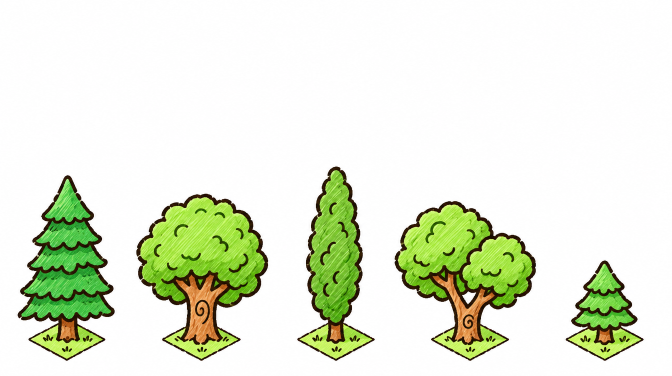
#> input picture ArtGen/Home/trees/tree_sheet_1.png, 1344 x 752 px (shown at 1/2 size)
$ python pack_trees.py
#> lines starting #> are read from the running program, lines starting #| are printed output that depends on the picture
### ArtGen/Home/foot_strip.py
# Gọt thoi cỏ nền có viền dưới chân hình (cây, công trình) cho hình hoà vào đất bên dưới (người dùng dặn 2026-11-18).
# Dùng chung cho trees/pack_trees.py và import_home.py. Hàm chính: strip_foot(img, bottom) trên ảnh RGBA đã tách nền trắng,
# giữ nguyên khung ảnh để điểm neo không đổi.


def is_fill(p):
    # nền thoi cỏ: xanh vàng nhạt (khoảng 190, 238, 96); bụi, tán cây xanh đậm hơn (R < 165)
    r, g, b_ = p[:3]
    return r >= 165 and g >= 215 and b_ <= 150 and g - b_ >= 80 and g - r >= 25  # g > r: không lẫn tường kem, gỗ sáng


def is_dark(p):
    return max(p[:3]) < 110


# [7 lines left out: function is_body, not called in this run]


def components(px, w, h, y0, pts):
    """Các khối liền (8 hướng) của điểm còn màu trong tập pts."""
    seen, out = set(), []
    for start in pts:
        if start in seen or px[start][3] == 0:
            continue
        comp, st = [], [start]
        seen.add(start)
        while st:
            c = st.pop()
            comp.append(c)
            for dx, dy in ((1, 0), (-1, 0), (0, 1), (0, -1), (1, 1), (-1, -1), (1, -1), (-1, 1)):
                q = (c[0] + dx, c[1] + dy)
                if 0 <= q[0] < w and y0 <= q[1] < h and q not in seen and px[q][3] > 0:
                    seen.add(q)
                    st.append(q)
        out.append(comp)
    return out


def measure_diamond(img, bottom):
    """Đo thoi cỏ dưới chân: từ mũi dưới đi lên, bề ngang thoi tăng đều (khoảng 3,5 tới 4 px mỗi hàng) cho tới mũi trái, phải rồi
    thôi tăng. Hàng mũi là chỗ bề ngang lớn nhất ngay trước khi thôi tăng. Trả (giữa x, hàng mũi, bề ngang)."""
    a = img.split()[3].load()
    w, _ = img.size
    def width(y):
        xs = [x for x in range(w) if a[x, y] > 0]
        return (min(xs), max(xs)) if xs else (0, -1)
    rows = [width(bottom - v) for v in range(0, min(bottom, 200))]
    W = [r - l for l, r in rows]
    v = 6
    while v + 4 < len(W) and W[v + 4] - W[v] >= 4:
        v += 1
    v = max(range(max(0, v - 2), min(len(W), v + 5)), key=lambda k: W[k])
    l, r = rows[v]
    return (l + r) / 2, bottom - v, r - l


def strip_foot(img, bx, bottom, foot, inner=0.0):
    """Bỏ nền thoi cỏ có viền dưới chân (người dùng dặn 2026-11-18: cây phải hoà vào đất bên dưới). Giữ khung ảnh để điểm neo không đổi.
    1. xoá màu nền thoi và quầng nhạt trong thoi;
    2. khối rời trong thoi: túm cỏ (ngả xanh) giữ, nét viền đứt (nâu sẫm) xoá;
    3. nét viền dính vào vật (bụi, đá phủ lên mép thoi): ở dải mép, điểm không phải màu thân vật và quanh 3 px không có màu thân vật thì xoá."""
    w, h = img.size
    px = img.load()
    bx, cy, foot = measure_diamond(img, bottom)
    hw, hh = foot / 2 + 3, (bottom - cy) + 3  # thoi vẽ tay hơi cao hơn 2:1 (0,54 tới 0,59)
    dia = lambda x, y: abs(x - bx) / hw + abs(y - cy) / hh  # 1 = mép ngoài thoi; viền vẽ tay dày, lệch tới khoảng 1,15
    y0 = max(0, int(cy - hh * 1.3))
    pts = [(x, y) for y in range(y0, h) for x in range(w) if px[x, y][3] > 0 and dia(x, y) <= 1.22]
    # nền thoi có nét chì xanh đậm hơn, trùng màu rêu, lá dương xỉ: không lọc theo màu mà loang từ nền ở nửa trước của thoi qua các
    # điểm xanh vàng liền nhau (lá, rêu có viền sẫm riêng nên loang không lọt vào); quầng nhạt sát nền cũng xoá
    # màu nền thoi: nền sáng (R >= 172) và nét chì xanh của nền (B <= 72); bụi (R 128-160, B 80-112) không lọt
    lime = lambda p: p[1] - p[0] >= 25 and ((p[0] >= 172 and p[1] >= 220 and p[1] - p[2] >= 80) or (p[2] <= 72 and p[1] >= 190 and p[0] >= 128))
    ptset = set(pts)
    seeds = [q for q in pts if q[1] > cy and is_fill(px[q])]  # nửa trước thoi: nền lộ ra trước vật; nửa sau loang tới qua quanh gốc
    seen = set(seeds)
    st = list(seeds)
    while st:
        c = st.pop()
        for dx, dy in ((1, 0), (-1, 0), (0, 1), (0, -1)):
            q = (c[0] + dx, c[1] + dy)
            if q in ptset and q not in seen and dia(*q) >= inner and lime(px[q]):
                seen.add(q)
                st.append(q)
    for q in seen:
        px[q] = (0, 0, 0, 0)
    pts = [q for q in pts if px[q][3] > 0]
    # màu thân vật thật (vùng dày, không phải dải pha màu một hai px dọc nét viền)
    body0 = {q for q in pts if px[q][3] > 0 and not is_dark(px[q]) and not is_fill(px[q])}  # mọi màu không sẫm (tường, mái, gỗ, lá, đá)
    body = {(x, y) for (x, y) in body0 if sum((x + dx, y + dy) in body0 for dx in range(-2, 3) for dy in range(-2, 3)) >= 12}
    # nét viền thoi: ở dải mép, điểm không thuộc thân vật và quanh 3 px không có thân vật thì xoá (viền của vật luôn sát thân vật)
    for (x, y) in pts:
        if px[x, y][3] == 0 or dia(x, y) < 0.8 or (x, y) in body:
            continue
        if not any((x + dx, y + dy) in body for dx in range(-3, 4) for dy in range(-3, 4)):
            px[x, y] = (0, 0, 0, 0)
    # khối rời còn lại trong thoi (khúc viền, vụn): giữ túm cỏ ngả xanh đủ lớn, còn lại xoá
    is_obj = lambda comp: any(y == y0 or dia(x, y) > 1.3 for x, y in comp)
    for comp in components(px, w, h, y0, [q for q in pts if px[q][3] > 0]):
        if is_obj(comp):
            continue
        n = len(comp)
        mr = sum(px[q][0] for q in comp) / n
        mg = sum(px[q][1] for q in comp) / n
        if mg - mr < 25 or n < 14:
            for q in comp:
                px[q] = (0, 0, 0, 0)
    return img

### ArtGen/Home/trees/pack_trees.py
# Cắt 15 món rời ở ba tờ cây (5 chỗ mỗi tờ, nền trắng), gộp vào một atlas để Unity vẽ chung một lượt:
# Assets/03 Art/Baked/Home/home_trees.png + home_trees.json (tên, khung x y w h tính từ góc trên trái, pivot ở gốc chân, bề ngang chân thoi cỏ,
# nhóm: tall / special / palm / small). Bỏ nền thoi cỏ có viền dưới chân (strip_foot) cho cây hoà vào đất. Chạy: py -3 -I pack_trees.py
import os, sys, json
sys.path.insert(0, os.path.dirname(os.path.dirname(os.path.abspath(__file__))))
from foot_strip import measure_diamond, strip_foot  # noqa: E402
from PIL import Image, ImageDraw

sys.stdout.reconfigure(encoding="utf-8")
HERE = os.path.dirname(os.path.abspath(__file__))
ROOT = os.path.abspath(os.path.join(HERE, "..", "..", ".."))
OUT = os.path.join(ROOT, "Assets", "03 Art", "Baked", "Home")  # Baked: ArtImporter không ép về một sprite
KEY = (255, 0, 255)
SHEETS = ["tree_sheet_1.png", "tree_sheet_2.png", "tree_sheet_3_nobase.png"]
NAMES = [
    [("pine", "tall"), ("oak", "tall"), ("cypress", "tall"), ("twin", "tall"), ("pine_young", "tall")],
    [("blossom", "special"), ("birch", "tall"), ("old", "special"), ("palm", "palm"), ("round", "tall")],
    [("bush", "small"), ("fern", "small"), ("rock", "small"), ("stump", "small"), ("log", "small")],
]


def cut(src, box, keep):
    reg = src.crop(box).convert("RGB")
    w, h = reg.size
    work = reg.copy()
    for xy in [(x, 0) for x in range(0, w, 12)] + [(x, h - 1) for x in range(0, w, 12)] + [(0, y) for y in range(0, h, 12)] + [(w - 1, y) for y in range(0, h, 12)]:
        if work.getpixel(xy) != KEY and sum(work.getpixel(xy)) > 690:
            ImageDraw.floodfill(work, xy, KEY, thresh=45)
    out = Image.new("RGBA", (w, h))
    wp, sp, op = work.load(), reg.load(), out.load()
    for y in range(h):
        for x in range(w):
            if wp[x, y] != KEY:
                op[x, y] = sp[x, y] + (255,)
    # vùng cắt rộng hơn cột để không xén tán: chỉ giữ các khối liền có giữa nằm trong cột (bỏ mẩu của món bên cạnh)
    lo, hi = keep
    seen = set()
    for y in range(h):
        for x in range(w):
            if op[x, y][3] == 0 or (x, y) in seen:
                continue
            comp, st = [], [(x, y)]
            seen.add((x, y))
            while st:
                c = st.pop()
                comp.append(c)
                for dx, dy in ((1, 0), (-1, 0), (0, 1), (0, -1)):
                    q = (c[0] + dx, c[1] + dy)
                    if 0 <= q[0] < w and 0 <= q[1] < h and q not in seen and op[q][3] > 0:
                        seen.add(q)
                        st.append(q)
            xs = [q[0] for q in comp]
            if not lo <= (min(xs) + max(xs)) / 2 < hi or len(comp) < 60:  # ngoài cột, hoặc chấm vụn
                for q in comp:
                    op[q] = (0, 0, 0, 0)
    bb = out.getbbox()
    return out.crop(bb)


items = []
for s, row in enumerate(NAMES):
    # tờ 3 (đồ nhỏ) gen lại không có thoi nền (small_props_nobase.txt, Magnific 2026-11-18): gọt thoi lá / rêu bị thủng
    src = Image.open(os.path.join(HERE, SHEETS[s]))
#> src is the input picture: PIL image 1344x752 RGB; mean R, G, B 227.7, 235.4, 214.9
    W, H = src.size
#> W = 1344; H = 752
    for k, (name, group) in enumerate(row):
        x0, x1 = int(k * W / 5), int((k + 1) * W / 5)
        pad = 70
        bx0 = max(0, x0 - pad)
        img = cut(src, (bx0, 0, min(W, x1 + pad), H), (x0 - bx0, x1 - bx0))
        a = img.split()[3].load()
        w, h = img.size
        bottom = max(y for y in range(h) for x in range(0, w, 2) if a[x, y] > 0)
        lo = [x for y in range(int(h * 0.82), h) for x in range(w) if a[x, y] > 0]
        bx = (min(lo) + max(lo)) / 2
        if group == "small":
            foot = img.size[0]  # không có thoi nền
        else:
            foot = round(measure_diamond(img, bottom)[2])
            img = strip_foot(img, bx, bottom, foot)
        items.append({"name": name, "group": group, "img": img, "pivot": [round(bx / w, 4), round(1 - (bottom + 1) / h, 4)], "foot": foot})
#> this loop made 5 passes
#> (bb in cut, bottom) on pass 1: ((35, 350, 230, 722), 371)
#> (x0, x1, bx0, bb in cut, bottom) on pass 2: (268, 537, 198, (74, 387, 339, 722), 334)
#> pass 1, in cut, `reg = src.crop(box).convert("RGB")`:
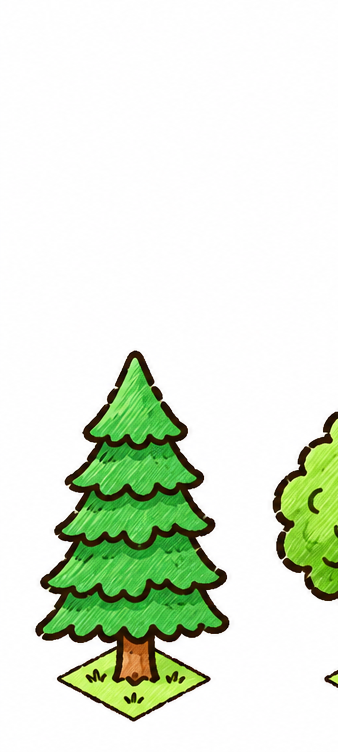
#> reg: PIL image 338x752 RGB; mean R, G, B 222, 233.6, 215.3
#> pass 1, `img = cut(src, (bx0, 0, min(W, x1 + pad), H), (x0 - bx0, x1 - bx0))`:
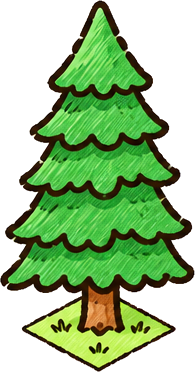
#> img: PIL image 195x372 RGBA; mean R, G, B, A 46, 82, 31.5, 144.2; transparent parts drawn white
#> pass 1, `img = strip_foot(img, bx, bottom, foot)`:
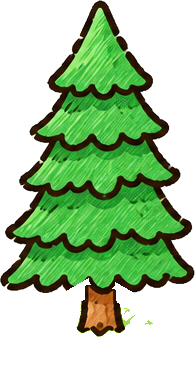
#> img: PIL image 195x372 RGBA; mean R, G, B, A 34.9, 69, 26.2, 125.1; transparent parts drawn white
#> after the loop:
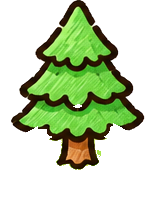
#> img: PIL image 157x201 RGBA; mean R, G, B, A 35.6, 52.5, 18.8, 95.5; transparent parts drawn white
#> pass 2 of the loop `for s, row in enumerate(NAMES):`:
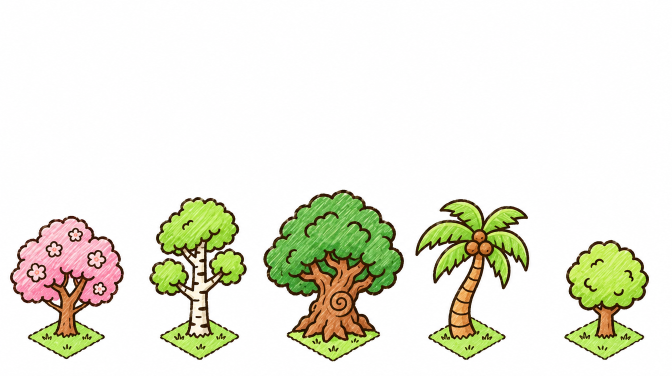
#> input picture ArtGen/Home/trees/tree_sheet_2.png, 1344 x 752 px (shown at 1/2 size)
#> src is the input picture: PIL image 1344x752 RGB; mean R, G, B 233.7, 234.5, 220.7
#> the loop `for k, (name, group) in enumerate(row):` made 5 passes
#> pass 1, in cut (call 6), `reg = src.crop(box).convert("RGB")`:
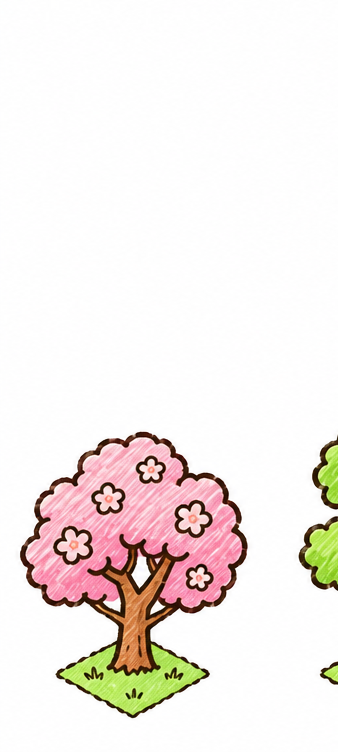
#> reg: PIL image 338x752 RGB; mean R, G, B 242.9, 235.8, 232.5
#> after the loop `for k, (name, group) in enumerate(row):`:
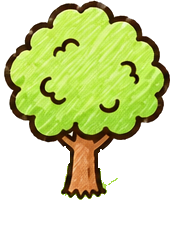
#> img: PIL image 170x241 RGBA; mean R, G, B, A 78.2, 87.1, 34.1, 123.4; transparent parts drawn white
#> pass 3 of the loop `for s, row in enumerate(NAMES):`:
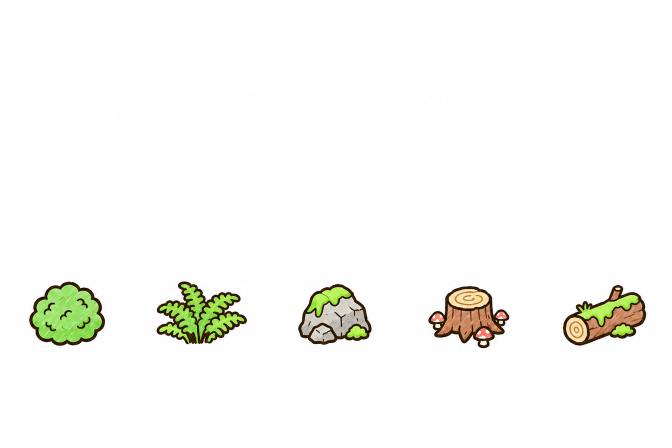
#> input picture ArtGen/Home/trees/tree_sheet_3_nobase.png, 1344 x 896 px (shown at 1/2 size)
#> src is the input picture: PIL image 1344x896 RGB; mean R, G, B 247.8, 248.1, 244.6
#> the loop `for k, (name, group) in enumerate(row):` made 5 passes
#> pass 1, in cut (call 11), `reg = src.crop(box).convert("RGB")`:
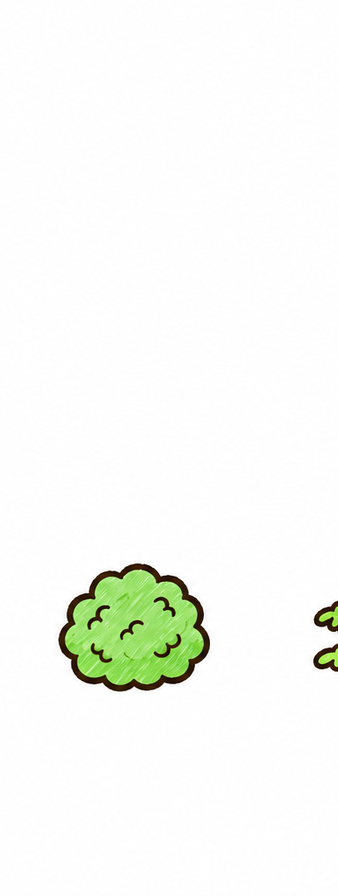
#> reg: PIL image 338x896 RGB; mean R, G, B 247.6, 250, 245.1
#> after the loop `for k, (name, group) in enumerate(row):`:
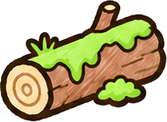
#> img: PIL image 167x122 RGBA; mean R, G, B, A 92.7, 83.7, 45.4, 158.1; transparent parts drawn white

# xếp kệ: hàng cao bằng món cao nhất của hàng, lề 4 px
PAD, MAXW = 4, 2048
x = y = rowh = 0
for it in items:
    w, h = it["img"].size
    if x + w + PAD > MAXW:
        x, y, rowh = 0, y + rowh + PAD, 0
    it["x"], it["y"] = x, y
    x += w + PAD
    rowh = max(rowh, h)
#> this loop made 15 passes
AW, AH = MAXW, y + rowh
atlas = Image.new("RGBA", (AW, AH), (0, 0, 0, 0))
#> atlas: PIL image 2048x634 RGBA; every value is 0
meta = []
for it in items:
    atlas.alpha_composite(it["img"], (it["x"], it["y"]))
    w, h = it["img"].size
    meta.append({"name": "tree_" + it["name"], "group": it["group"], "x": it["x"], "y": it["y"], "w": w, "h": h, "pivot": it["pivot"], "foot": it["foot"]})
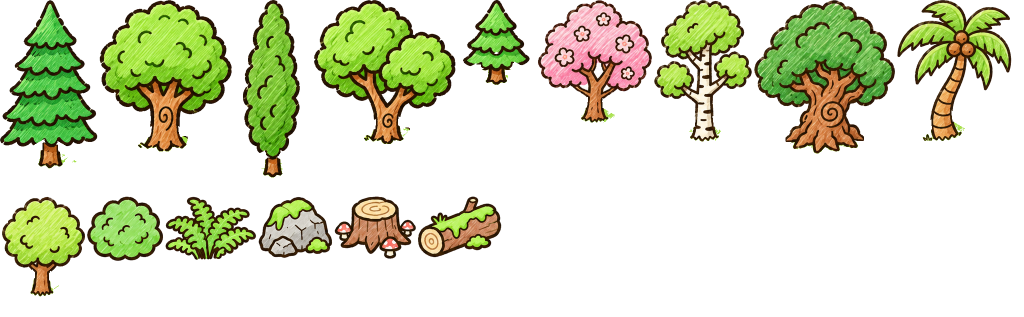
#> atlas: PIL image 2048x634 RGBA (shown at 1/2 size); mean R, G, B, A 41.2, 47.1, 21.2, 79.9; transparent parts drawn white
atlas.save(os.path.join(OUT, "home_trees.png"))
json.dump({"w": AW, "h": AH, "items": meta}, open(os.path.join(OUT, "home_trees.json"), "w", encoding="utf-8"), ensure_ascii=False, indent=1)
print("ok", AW, AH, [(m["name"], m["w"], m["h"], m["foot"]) for m in meta])
#> (printed output is left out)
